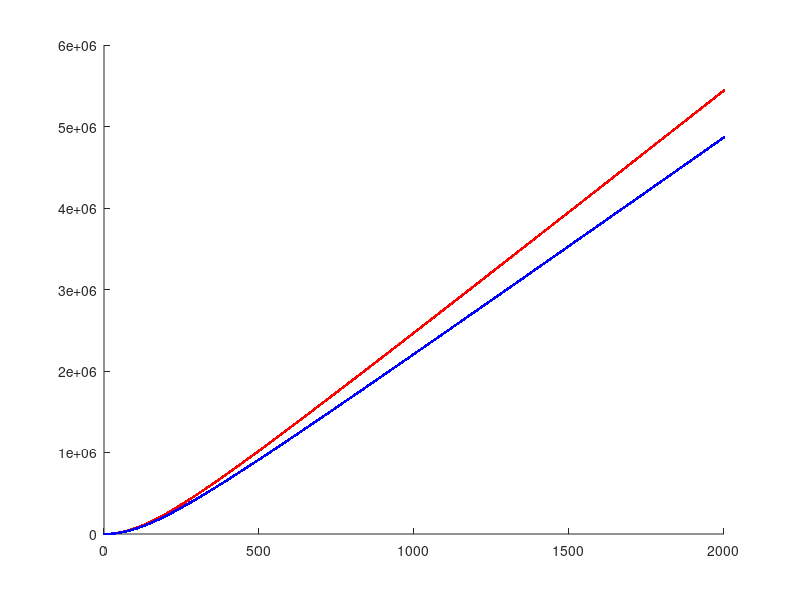
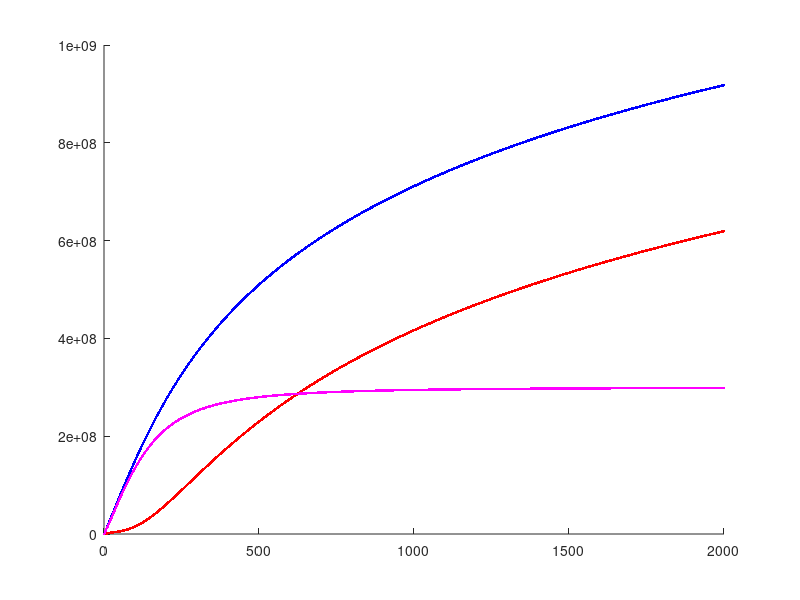
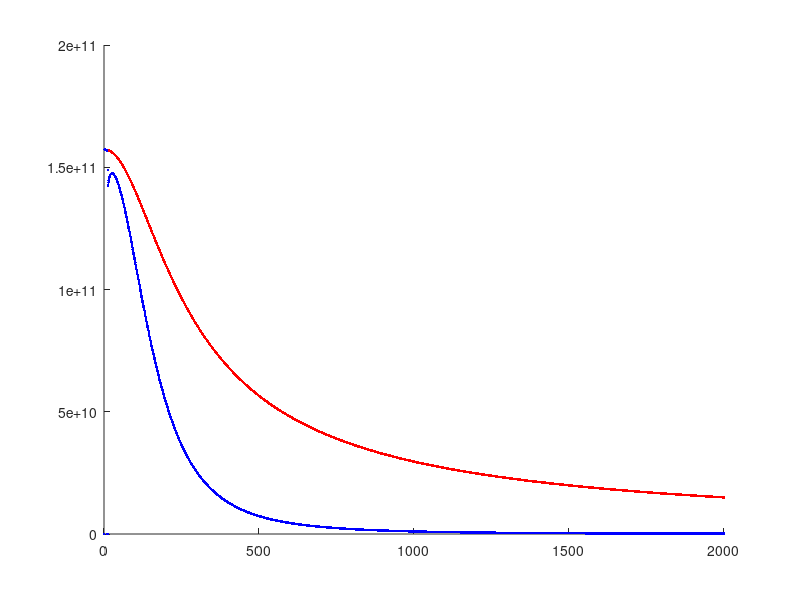
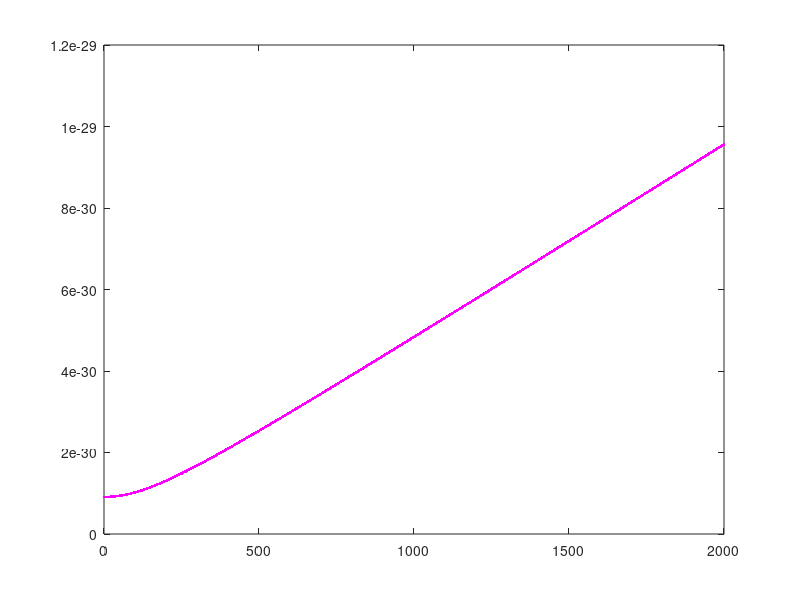

Source code (MATLAB) for these figures, in order:
close all

num=2000;  % 10us for one point

a=zeros(num,1);% m/s^2
v=zeros(num,1); % m/s
vk=zeros(num,1); % m/s
ak=zeros(num,1); % m/s
dv=zeros(num,1); % m/s  different between velocity from two different ways
s=zeros(num,1);% m
Ek=zeros(num,1);% kgm^2/s^2

m=zeros(num,1);% kg
m(1)=9.1e-31;% kg, initial mass
c=3e8;% m/s
e=1.6e-19;% Coulomb=9.1e-31;
mc2=500;% keV
E0=m(1)*c*c;
%% 2M
Vloop=10; %V
R=1.78; % m
%% 2A 
% Vloop=5; %V
% R=1.65; % m
T=20; %ms



%% no relativity
dt=1.0e-5;%dt=10us
% for i=2:num  %20ms
for i=2:10  %20ms
  a(i)=e*Vloop/(2*pi*R)/m(i-1);  %a=F/m, F=E*q; E=V/(2*pi*R)
  v(i)=v(i-1)+a(i)*dt;
  s(i)=s(i-1)+dt*(v(i-1)+v(i))/2;
  Ek(i)=e*Vloop/(2*pi*R)*s(i); % Ek=F*s
  vk(i)=((1-(E0/(E0+Ek(i)))^2)^0.5)*c;
  dv(i)= v(i)-vk(i);
  m(i)=m(1)*(E0+Ek(i))/E0;
  ak(i)=(vk(i)-vk(i-1))/dt;
end
% % 
for i=11:num  %20ms
  a(i)=e*Vloop/(2*pi*R)/m(i-1);  %a=F/m, F=E*q; E=V/(2*pi*R)
  v(i)=v(i-1)+a(i)*dt;
  vk(i)=((1-(E0/(E0+Ek(i-1)))^2)^0.5)*c;
  s(i)=s(i-1)+dt*(vk(i-1)+vk(i))/2;
  Ek(i)=e*Vloop/(2*pi*R)*s(i); % Ek=F*s
  dv(i)= v(i)-vk(i);
  m(i)=m(1)*(E0+Ek(i))/E0;
  ak(i)=(vk(i)-vk(i-1))/dt;

end




t=(1:num)*dt*1e5;


Ekev=Ek/e;
figure
hold on
plot(t,s,'.r')
plot(t,Ekev,'.b')

% 
T500=find(Ekev>500,1,'first')
T5000=find(Ekev>5000,1,'first')
T50000=find(Ekev>50000,1,'first')
T500000=find(Ekev>500000,1,'first')
%  return

figure
hold on
plot(t,dv,'.r')
plot(t,v,'.b')
plot(t,vk,'.m')

figure
hold on
plot(t,a,'.r')
plot(t,ak,'.b')
figure
plot(t,m,'.m')








